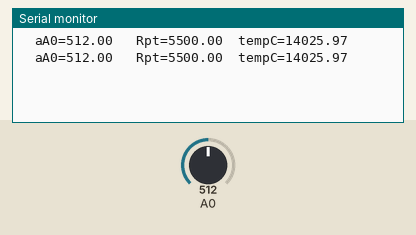
Recording of a sketch running on a simulated Arduino Uno, built with avr-gcc and run on an emulated ATmega328P. On the bench: the last lines printed to the serial monitor. The test bench sets the inputs (shaded band); at power-on: A0 = 512.

Above: at 1.8 s.
1.9 s: A0 set to 716
At 2.8 s:
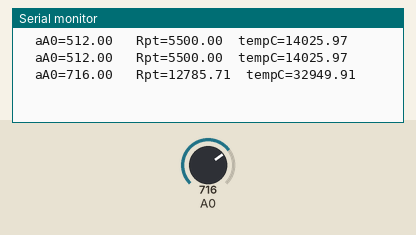
3.4 s: A0 set to 900
At 4.5 s:
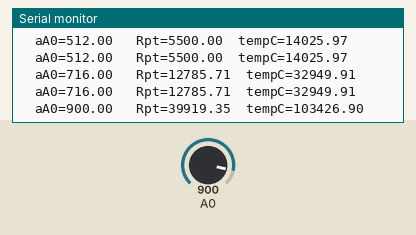
Timing chart, 0 to 6.4 s (numbered marks = the images above; inputs shaded):
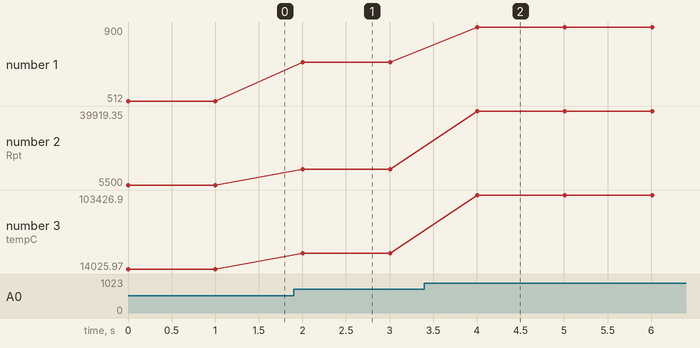

The sketch:

pt100.ino
```cpp
float aA0 = 0;
float tempC= 0;

void setup() {
  Serial.begin(9600);
  pinMode( A0, INPUT );
}

void loop() {
  aA0 = analogRead(A0);
  Serial.print("  aA0=");
    Serial.print(aA0);

  //Rpt = (aA0 * R / (1024 - aA0))
  float Rpt = (aA0 * 5500 / (1024 - aA0));
Serial.print("   Rpt=");
         Serial.print(Rpt);

        tempC = ((Rpt-100) / 0.385 );
          Serial.print("  tempC=");
  Serial.println(tempC);
  delay(1000);

}
```

Measured:
- after the input at 1.9 s, the serial monitor: prints a new line after 0.10 s (image 1)
- after the input at 3.4 s, the serial monitor: prints a new line after 0.61 s (image 2)
- plotted number 1: 512 → 716 after the input at 1.9 s, 716 → 900 after the input at 3.4 s
- plotted number 2: 5500 → 12785.71 after the input at 1.9 s, 12785.71 → 39919.35 after the input at 3.4 s
- plotted number 3: 14025.97 → 32949.91 after the input at 1.9 s, 32949.91 → 103426.9 after the input at 3.4 s
